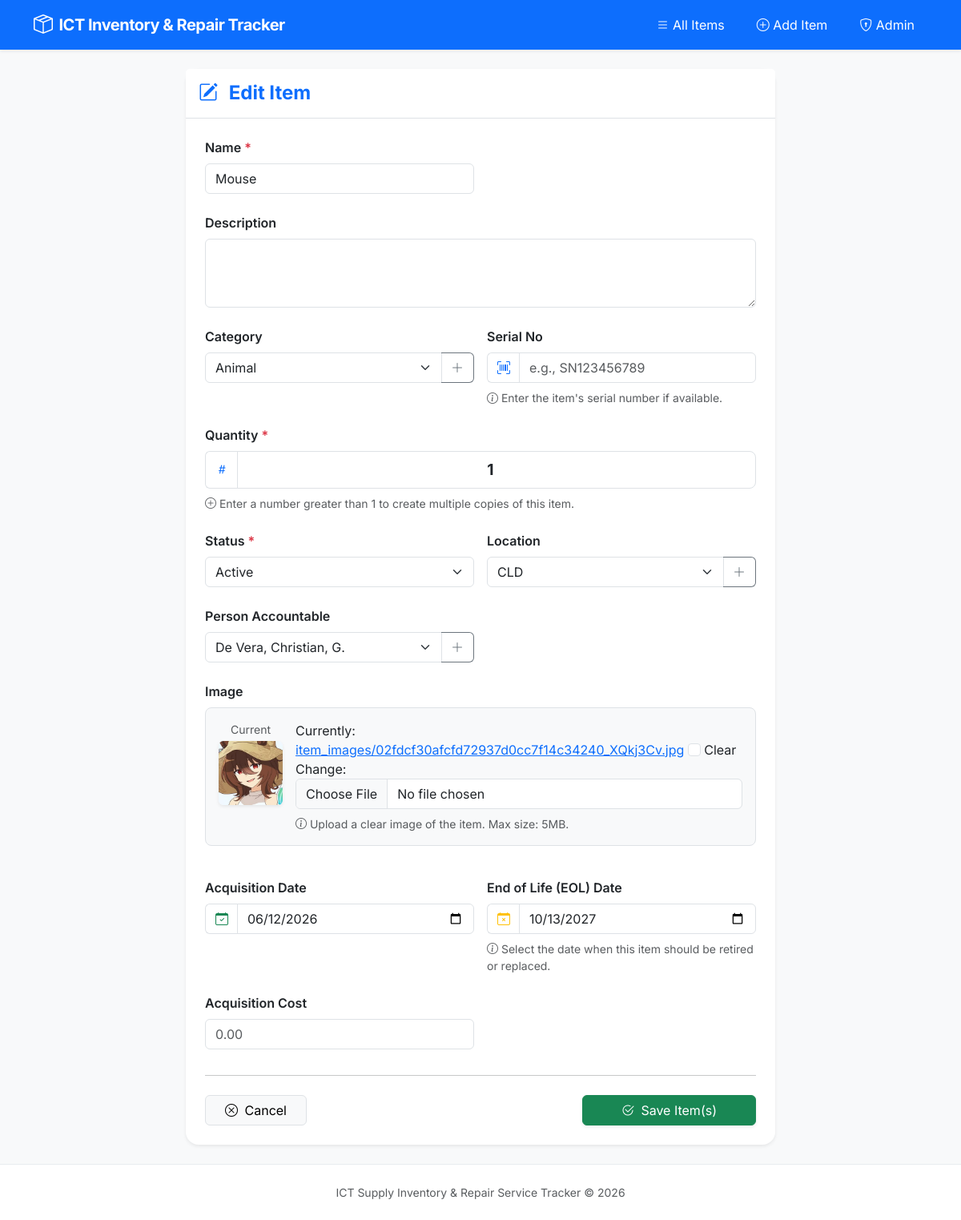
The page /inventory/edit/33/ on the database its author committed.
### inventory/models.py (models this page shows, shortened)
class Item(models.Model):
    item_code = models.CharField(max_length=20, unique=True, editable=False, blank=True)
    name = models.CharField(max_length=200)
    description = models.TextField(blank=True, null=True)
    category = models.ForeignKey(Category, on_delete=models.SET_NULL, null=True, blank=True)
    serial_no = models.CharField(max_length=100, blank=True, null=True, verbose_name="Serial No", help_text="Item's serial number (if applicable)")
    quantity = models.PositiveIntegerField(default=1, help_text="Number of identical items")
    STATUS_CHOICES = [
        ('available', 'Active'),
        ('in_repair', 'In Repair'),
        ('decommissioned', 'Decommissioned'),
        ('lost', 'Lost'),
    ]
    status = models.CharField(max_length=20, choices=STATUS_CHOICES, default='available')
    location = models.ForeignKey(Location, on_delete=models.SET_NULL, null=True, blank=True)
    person_accountable = models.ForeignKey(Person, on_delete=models.SET_NULL, null=True, blank=True, verbose_name="Person Accountable", related_name='items')
    qr_code = models.CharField(max_length=255, blank=True, unique=True, null=True)
    image = models.ImageField(upload_to='item_images/', blank=True, null=True)
    acquisition_date = models.DateField(blank=True, null=True, verbose_name="Acquisition Date")
    end_of_life_date = models.DateField(blank=True, null=True, verbose_name="End of Life (EOL) Date")
    acquisition_cost = models.DecimalField(max_digits=10, decimal_places=2, blank=True, null=True, verbose_name="Acquisition Cost")
    created_at = models.DateTimeField(auto_now_add=True)
    updated_at = models.DateTimeField(auto_now=True)

### inventory/views.py (the view)
# urls.py: path('edit/<int:id>/', views.item_edit, name='item_edit'),
def item_edit(request, id):
    item = get_object_or_404(Item, id=id)
    if request.method == 'POST':
        form = ItemForm(request.POST, request.FILES, instance=item)
        if form.is_valid():
            form.save()
            messages.success(request, 'Item updated successfully!')
            return redirect('item_list')
        else:
            messages.error(request, 'Please correct the errors below.')
    else:
        form = ItemForm(instance=item)
    return render(request, 'inventory/item_form.html', {'form': form, 'title': 'Edit Item', 'item': item})

### inventory/models.py
class ItemForm(forms.ModelForm):
    class Meta:
        model = Item
        fields = ['name', 'description', 'category', 'serial_no', 'quantity', 'status', 'location', 'person_accountable', 'image',
                  'acquisition_date', 'end_of_life_date', 'acquisition_cost']
        widgets = {
            'acquisition_date': forms.DateInput(attrs={'type': 'date'}),
            'end_of_life_date': forms.DateInput(attrs={'type': 'date'}),
            'description': forms.Textarea(attrs={'rows': 3}),
            'quantity': forms.NumberInput(attrs={'min': 1, 'value': 1}),
            'acquisition_cost': forms.NumberInput(attrs={'step': '0.01', 'placeholder': '0.00'}),
            'serial_no': forms.TextInput(attrs={'placeholder': 'e.g., SN123456789'}),
        }

### inventory/models.py (called while the page is built)
    def __str__(self):
        return self.name

    def __str__(self):
        return self.name

    def __str__(self):
        return self.name

### inventory/templates/inventory/item_form.html (shortened to what this page needs)
{% extends 'inventory/base.html' %}
{% block content %}
<div class="row justify-content-center">
    <div class="col-lg-8">
        <div class="card shadow-sm border-0 rounded-4">
            <div class="card-header bg-white border-bottom py-3">
                <h4 class="mb-0 fw-bold text-primary">
                    <i class="bi bi-{% if 'Add' in title %}plus-circle{% else %}pencil-square{% endif %} me-2"></i>
                    {{ title }}
                </h4>
            </div>
            <div class="card-body p-4">
                <form method="post" enctype="multipart/form-data" class="needs-validation" novalidate id="itemForm">
                    <div class="row g-3">
                        {% for field in form %}
                        <div class="col-md-{% if field.name == 'description' or field.name == 'image' %}12{% elif field.name == 'quantity' %}12{% else %}6{% endif %} mb-2">
                            <label for="{{ field.id_for_label }}" class="form-label fw-semibold text-dark">
                                {{ field.label }}
                                {% if field.field.required %}
                                    <span class="text-danger">*</span>
                                {% endif %}
                            </label>
                            {% if field.name == 'quantity' %}
                                <div class="input-group">
                                    <span class="input-group-text bg-white border-end-0">
                                        <i class="bi bi-hash text-primary"></i>
                                    </span>
                                    {{ field }}
                                </div>
                                <div class="form-text text-muted mt-2">
                                    <i class="bi bi-plus-circle"></i> Enter a number greater than 1 to create multiple copies of this item.
                                </div>
                            {% elif field.name == 'image' %}
                                <div class="d-flex gap-3 align-items-start mb-3 p-3 border rounded-3 bg-light">
                                    {% if item and item.image %}
                                        <div class="text-center">
                                            <span class="d-block small text-muted mb-1">Current</span>
                                            <img src="{{ item.image.url }}" alt="{{ item.name }}" class="rounded shadow-sm" style="width: 80px; height: 80px; object-fit: cover;">
                                        </div>
                                    {% endif %}
                                    <div class="flex-grow-1">
                                        {{ field }}
                                        <div class="form-text text-muted mt-2">
                                            <i class="bi bi-info-circle"></i> Upload a clear image of the item. Max size: 5MB.
                                        </div>
                                    </div>
                                </div>
                            {% elif field.name == 'serial_no' %}
                                <div class="input-group">
                                    <span class="input-group-text bg-white border-end-0">
                                        <i class="bi bi-upc-scan text-primary"></i>
                                    </span>
                                    {{ field }}
                                </div>
                                <div class="form-text text-muted mt-2">
                                    <i class="bi bi-info-circle"></i> Enter the item's serial number if available.
                                </div>
                            {% elif field.name == 'end_of_life_date' %}
                                <div class="input-group">
                                    <span class="input-group-text bg-white border-end-0">
                                        <i class="bi bi-calendar-x text-warning"></i>
                                    </span>
                                    {{ field }}
                                </div>
                                <div class="form-text text-muted mt-2">
                                    <i class="bi bi-info-circle"></i> Select the date when this item should be retired or replaced.
                                </div>
                            {% elif field.name == 'acquisition_date' %}
                                <div class="input-group">
                                    <span class="input-group-text bg-white border-end-0">
                                        <i class="bi bi-calendar-check text-success"></i>
                                    </span>
                                    {{ field }}
                                </div>
                            {% elif field.name == 'category' %}
                                <div class="input-group">
                                    {{ field }}
                                    <button type="button" class="btn btn-outline-secondary" data-bs-toggle="modal" data-bs-target="#addCategoryModal" title="Add New Category">
                                        <i class="bi bi-plus-lg"></i>
                                    </button>
                                </div>
                            {% elif field.name == 'location' %}
                                <div class="input-group">
                                    {{ field }}
                                    <button type="button" class="btn btn-outline-secondary" data-bs-toggle="modal" data-bs-target="#addLocationModal" title="Add New Location">
                                        <i class="bi bi-plus-lg"></i>
                                    </button>
                                </div>
                            {% elif field.name == 'person_accountable' %}
                                <div class="input-group">
                                    {{ field }}
                                    <button type="button" class="btn btn-outline-secondary" data-bs-toggle="modal" data-bs-target="#addPersonModal" title="Add New Person">
                                        <i class="bi bi-plus-lg"></i>
                                    </button>
                                </div>
                            {% else %}
                                {{ field }}
                            {% endif %}
                        </div>
                        {% endfor %}
                    </div>
                    <hr class="my-4">
                    <div class="d-flex justify-content-between align-items-center">
                        <a href="{% url 'item_list' %}" class="btn btn-light border px-4">
                            <i class="bi bi-x-circle me-1"></i> Cancel
                        </a>
                        <button type="submit" class="btn btn-success px-5 shadow-sm">
                            <i class="bi bi-check2-circle me-1"></i> Save Item(s)
                        </button>
                    </div>
                </form>
            </div>
        </div>
    </div>
</div>
{% endblock %}

### inventory/templates/inventory/base.html (style rules this page uses)
body { font-family: 'Inter', sans-serif; background-color: #f8f9fa; }
.card { border: none; border-radius: 12px; }

### inventory/templates/inventory/item_form.html (style rules this page uses)
select[name="location"], select[name="category"], select[name="person_accountable"] { background-color: #fff; }
.input-group .btn-outline-secondary { border-left: none; }

### rows shown on the page
Item: form "Mouse" "Active", form "Animal", form "1", form "CLD", form "De Vera, Christian, G.", image (picture), form "06/12/2026", form "10/13/2027"

### other values the page prints
{{ title }} "Edit Item"
{{ field.label }} "Name" "Description" "Category" "Serial No" "Quantity" "Status" "Location" "Person Accountable" "Image" "Acquisition Date" "End of Life (EOL) Date" "Acquisition Cost"
